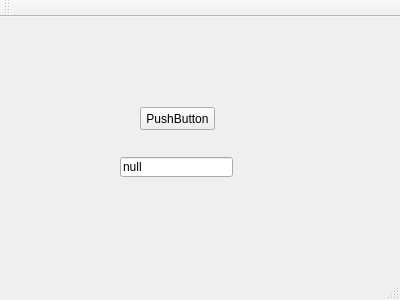
<?xml version="1.0" encoding="UTF-8"?>
<ui version="4.0">
 <class>MainWindow</class>
 <widget class="QMainWindow" name="MainWindow">
  <property name="geometry">
   <rect>
    <x>0</x>
    <y>0</y>
    <width>400</width>
    <height>300</height>
   </rect>
  </property>
  <property name="windowTitle">
   <string>MainWindow</string>
  </property>
  <widget class="QWidget" name="centralWidget">
   <widget class="QPushButton" name="pushButton">
    <property name="geometry">
     <rect>
      <x>140</x>
      <y>90</y>
      <width>75</width>
      <height>23</height>
     </rect>
    </property>
    <property name="text">
     <string>PushButton</string>
    </property>
   </widget>
   <widget class="QLineEdit" name="lineEdit">
    <property name="geometry">
     <rect>
      <x>120</x>
      <y>140</y>
      <width>113</width>
      <height>20</height>
     </rect>
    </property>
    <property name="text">
     <string>null</string>
    </property>
   </widget>
  </widget>
  <widget class="QMenuBar" name="menuBar">
   <property name="geometry">
    <rect>
     <x>0</x>
     <y>0</y>
     <width>400</width>
     <height>21</height>
    </rect>
   </property>
  </widget>
  <widget class="QToolBar" name="mainToolBar">
   <attribute name="toolBarArea">
    <enum>TopToolBarArea</enum>
   </attribute>
   <attribute name="toolBarBreak">
    <bool>false</bool>
   </attribute>
  </widget>
  <widget class="QStatusBar" name="statusBar"/>
 </widget>
 <layoutdefault spacing="6" margin="11"/>
 <resources/>
 <connections>
  <connection>
   <sender>pushButton</sender>
   <signal>clicked()</signal>
   <receiver>MainWindow</receiver>
   <slot>close()</slot>
   <hints>
    <hint type="sourcelabel">
     <x>182</x>
     <y>133</y>
    </hint>
    <hint type="destinationlabel">
     <x>251</x>
     <y>187</y>
    </hint>
   </hints>
  </connection>
 </connections>
</ui>
